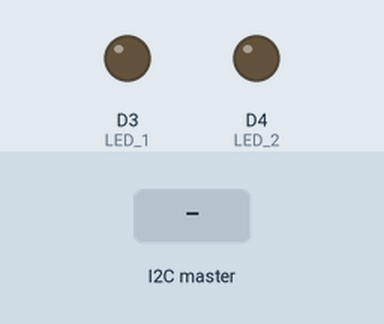
Recording of a sketch running on a simulated Arduino MKR. Parts: output pins drawn as LEDs (lit = HIGH). The inputs (shaded band) are chosen by the test bench. WiFi joins after 1.5 s; servers stay silent unless stated; uploads are accepted with an empty reply; not simulated (calls return 0 or success): secret.h; what the sketch prints to the serial monitor is not drawn.

Above: at 3.1 s.
3.2 s: the I2C master sends the byte 200
At 4.2 s:
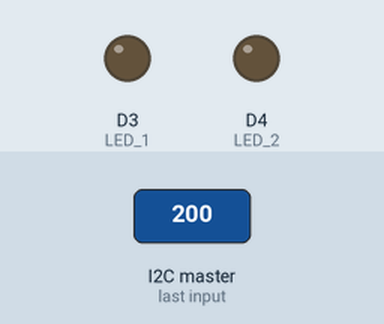
4.7 s: the I2C master sends the byte 5
At 5.2 s:
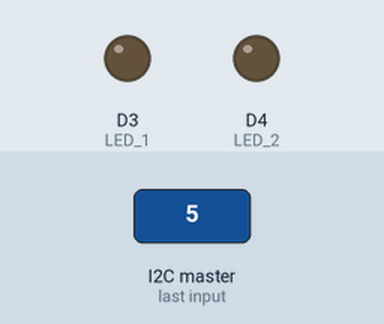
6.2 s: the I2C master sends the byte 90
At 7.0 s:
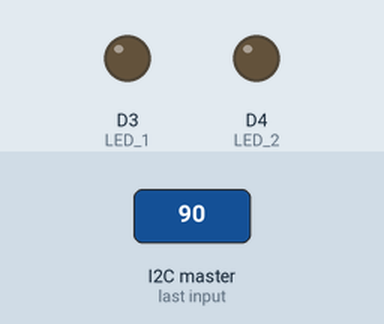
Timing chart, 0 to 9.2 s (numbered marks = the images above; inputs shaded):
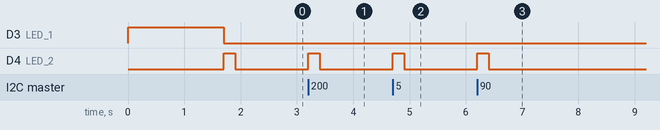

The sketch:

fly-slave_notime.ino
```cpp
//per usare il codice installare i certificati ssl da i seguenti domini:
//api.progettochearia.it:443
//impostare timezone qua --> client.get("/timems/{tz}");

#include <Wire.h>
#include <avr/dtostrf.h>
#include <ArduinoHttpClient.h>
#include "secret.h"
#include <ArduinoJson.h>
#include <WiFiNINA.h>

#define ARDUINOJSON_USE_DOUBLE 0
char api_server[] = "api.progettochearia.it";
String key = KEY;
//Define Firebase data object
WiFiSSLClient wifi_client;//Inizializzazione classe del client WiFi per fare richieste internet
int status;

#define LED_1 3
#define LED_2 4


void setup() {
  Wire.begin(8);//Inizializzazione connessione I2C con il microcontrollore a 3.3V
  pinMode(LED_1, OUTPUT);
  pinMode(LED_2, OUTPUT);
  Serial.begin(9600);
  Serial.println("inizio connessione alla rete");
  digitalWrite(LED_1, HIGH);
  while (WiFi.status() != WL_CONNECTED)
  {
    Serial.println(WiFi.status());
    status = WiFi.begin(WIFI_SSID, WIFI_PASSWORD); //Connessione alla rete WiFi
    Serial.print(".");
    delay(200);
  }
  digitalWrite(LED_1, LOW);
  Serial.println("\nconnessione riuscita!");
  Serial.println(WL_CONNECTED);
  Serial.println(WL_CONNECT_FAILED);
  Serial.println(WL_CONNECTION_LOST);
  Serial.println(WL_DISCONNECTED);
  //richiesta della data e del tempo al server


  addData("itwork", 69.66);//Aggiunge un valore al DB per indicare che funziona


  Wire.onReceive(receiveEvent);
  //Si imposta un CallBack quando vengono ricevuti i dati:
  //Quando arriva questa funzione viene richiamata e le viene passato come parametro il valore ricevuto
}

void loop() {
  Serial.print(WiFi.status());
  delay(100);
}

void receiveEvent(int bytes) {
  //Funzione richiamata al ricevimento dei dati
  //Funzionamento connessione I2C con libreria Wire:
  //La scheda a 5V (Es. Mega) invia i dati un byte alla volta con questo formato {valore}-{nomedato}
  //nomedato equivale alla chiave del DB Firebase
  //Es. Temperatura: 22.8-temperature
  Serial.println("");
  String text_num;
  while (Wire.available() > 0) // finchè non sono letti tutti i byte
  {
    char c = Wire.read();//Legge il byte come valore char
    String char_n = String(c);//Transforma il tipo char in tipo String
    text_num = text_num + char_n;//Aggiunge il carattere alla String finale
  }
  Serial.println(text_num);
  scalettaData(text_num);
}

void scalettaData(String dato) {
  //Qesta funzione ottiene la String dalla funzione precedente e separa il valore dal nome del dato
  //Es. 22.8-temperature --> valore: 22.8 nome dato: temperature
  int char_len = dato.length() + 1;//Lunghezza String
  char coded_data[char_len];//Creazione di un array di char pari alla lunghezza della String
  dato.toCharArray(coded_data, char_len);//Conversione della Strin in un array di char
  char * ch_measurament = strtok(coded_data, "-");//Array di char contenente il valore
  char * data_name_ch = strtok(NULL, "-");//Array di char contenente il nome del dato
  String str_measurament = String(ch_measurament);//COnversione in Float
  float measurament = str_measurament.toFloat();
  String data_name = String(data_name_ch);
  bool db_stat;
  db_stat = addData(data_name, measurament);//Chiamata della funzione per aggiungere il valore al DB Firebase
  if (db_stat == true) {
    //continue
  }
}

bool addData(String dataName, float Data) {
  digitalWrite(LED_2, HIGH);
  Serial.print(WiFi.status());
  while (WiFi.status() != WL_CONNECTED)//Nel caso non sia connesso prova a riconnettersi
  {
    Serial.println(WiFi.status());
    status = WiFi.begin(WIFI_SSID, WIFI_PASSWORD);
    Serial.print(".");
    delay(100);
  }
  Serial.println(dataName);
  Serial.println(Data);
  // questa funzione aggiunge i dati al db
  HttpClient client = HttpClient(wifi_client, api_server, 443);//Inizializzazione client HTTP 9quello che esegue la richiesta ai link)
  StaticJsonDocument<120> doc; //creazione doc json per body  della richiesta http
  String contentType = "application/json"; //formato body http
  String body;
  doc["key"] = key; // aggiunta dati al doc json
  doc["datavalue"] = Data;
  serializeJson(doc, body); //conversione del doc json in String
  String req_path = "/v1/board/putdata/" + dataName;
  Serial.println(body);
  Serial.print("faccio una richiesta a: ");
  Serial.println(req_path);
  client.put(req_path, contentType, body);//richiesta http put
  int statusCode = client.responseStatusCode();
  String response = client.responseBody();
  digitalWrite(LED_2, LOW);
  Serial.print("Status code: ");
  Serial.println(statusCode);
  Serial.print("Risposta: ");
  Serial.println(response);

  while (client.available()) client.flush();

  client.stop();//chiusura client http
  if (statusCode == 200) //se la richiesta ha successo ritorna true
  {
    return true;
  }
  else
  {
    return false;
  }
}
```

Measured:
- after the input at 3.2 s, D4 (LED_2): LOW → HIGH at once, → LOW 0.20 s later
- after the input at 4.7 s, D4 (LED_2): LOW → HIGH at once, → LOW 0.20 s later
- after the input at 6.2 s, D4 (LED_2): LOW → HIGH at once, → LOW 0.20 s later
